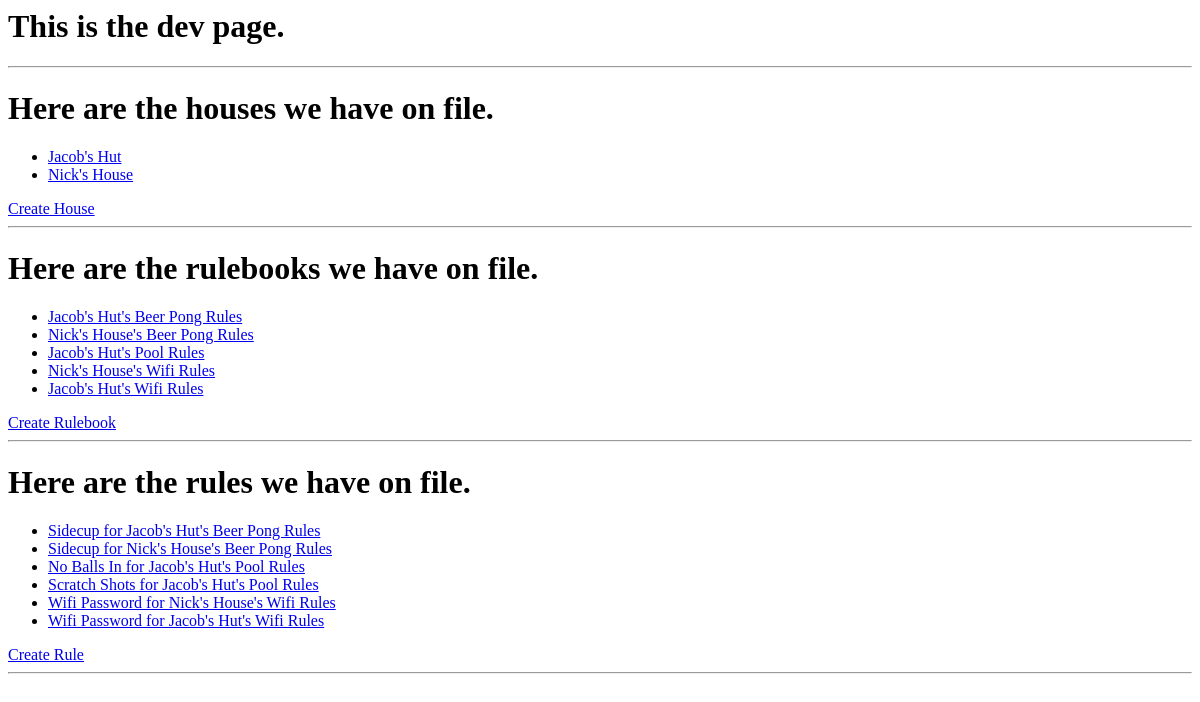
Before: /dev with the older database file.
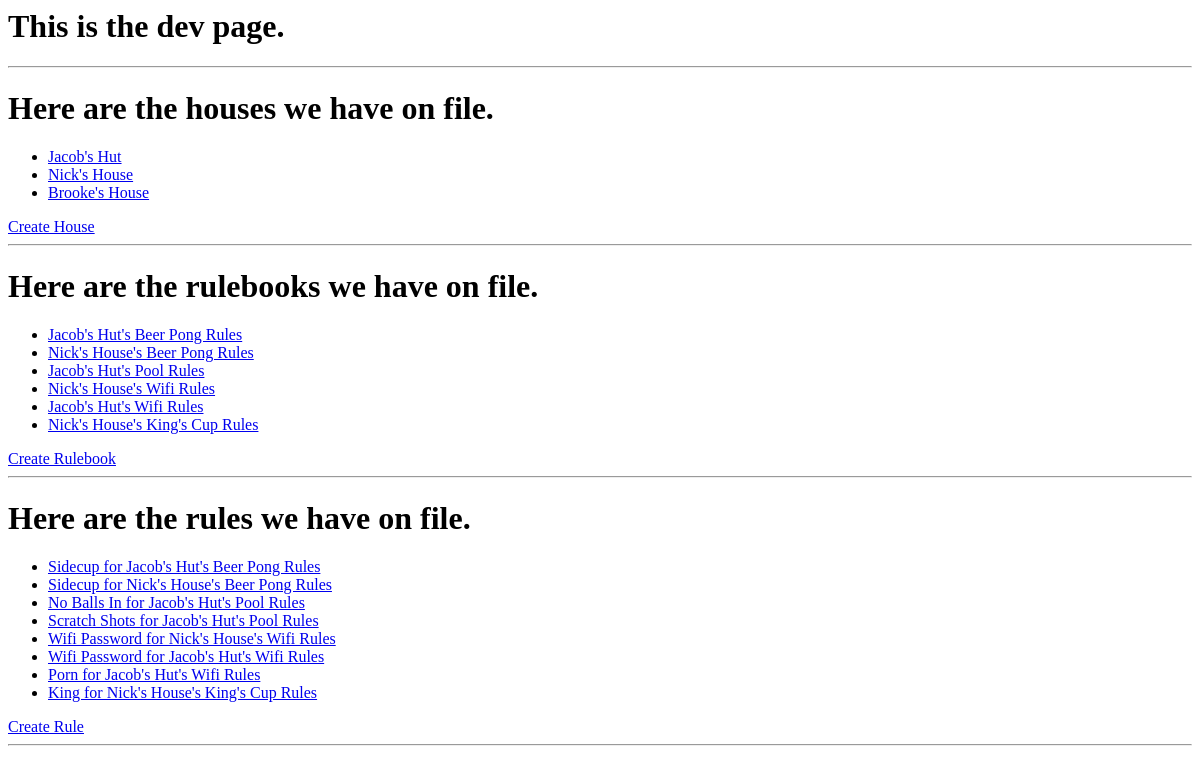
After: the same page with the newer database file.
### hr/models.py (models this page shows)
class House(models.Model):
	house_name = models.CharField(max_length=50)
	creator = models.ForeignKey(settings.AUTH_USER_MODEL, on_delete=models.CASCADE)
	def __str__(self):
		return self.house_name

class Rulebook(models.Model):
	rulebook_name = models.CharField(max_length=50)
	parent_house = models.ForeignKey(House, default = "0000000", on_delete=models.CASCADE)
	icon_link = models.CharField(max_length=20)
	creator = models.ForeignKey(settings.AUTH_USER_MODEL, on_delete=models.CASCADE)
	def __str__(self):
		return self.parent_house.__str__() + "'s " + self.rulebook_name + " Rules"

class Rule(models.Model):
	rule_name = models.CharField(max_length=50)
	rule_text = models.CharField(max_length=500)
	parent_rulebook = models.ForeignKey(Rulebook, default = "0000000", on_delete=models.CASCADE)
	creator = models.ForeignKey(settings.AUTH_USER_MODEL, on_delete=models.CASCADE)
	def __str__(self):
		return self.rule_name + " for " + self.parent_rulebook.__str__()

### hr/views.py (the view)
# urls.py: path('dev', views.dev),
def dev(request):
	template = loader.get_template('hr/dev.html')
	house_list = House.objects.all()
	rulebook_list = Rulebook.objects.all()
	rule_list = Rule.objects.all()
	context = {
		'house_list' : house_list,
		'rulebook_list' : rulebook_list,
		'rule_list' : rule_list
	}
	return HttpResponse(template.render(context, request))

### hr/templates/hr/dev.html
<h1>This is the dev page.</h1>
<hr>
{% if house_list %}
	<h1>Here are the houses we have on file.</h1>
	<ul>
    {% for house in house_list %}
        <li><a href="/house/{{ house.id }}/">{{ house.house_name }}</a></li>
    {% endfor %}
    </ul>
{% else %}
    <p>No houses are available.</p>
{% endif %}
<a href="/house/new"> Create House </a>
<hr>
{% if rulebook_list %}
	<h1>Here are the rulebooks we have on file.</h1>
	<ul>
    {% for rulebook in rulebook_list %}
        <li><a href="/rulebook/{{ rulebook.id }}/">{{ rulebook }}</a></li>
    {% endfor %}
    </ul>
{% else %}
    <p>No rulebooks are available.</p>
{% endif %}
<a href="/rulebook/new"> Create Rulebook </a>
<hr>
{% if rule_list %}
	<h1>Here are the rules we have on file.</h1>
    <ul>
    {% for rule in rule_list %}
        <li><a href="/rule/{{ rule.id }}/">{{ rule }}</a></li>
    {% endfor %}
    </ul>
{% else %}
    <p>No rules are available.</p>
{% endif %}
<a href="/rule/new"> Create Rule </a>
<hr>

Changed rows visible on the page:
added House: house_name "Brooke's House"
added Rulebook: parent_house+rulebook_name "Nick's House's King's Cup Rules"
added Rule: rule_name+parent_rulebook "Porn for Jacob's Hut's Wifi Rules"
added Rule: rule_name+parent_rulebook "King for Nick's House's King's Cup Rules"
